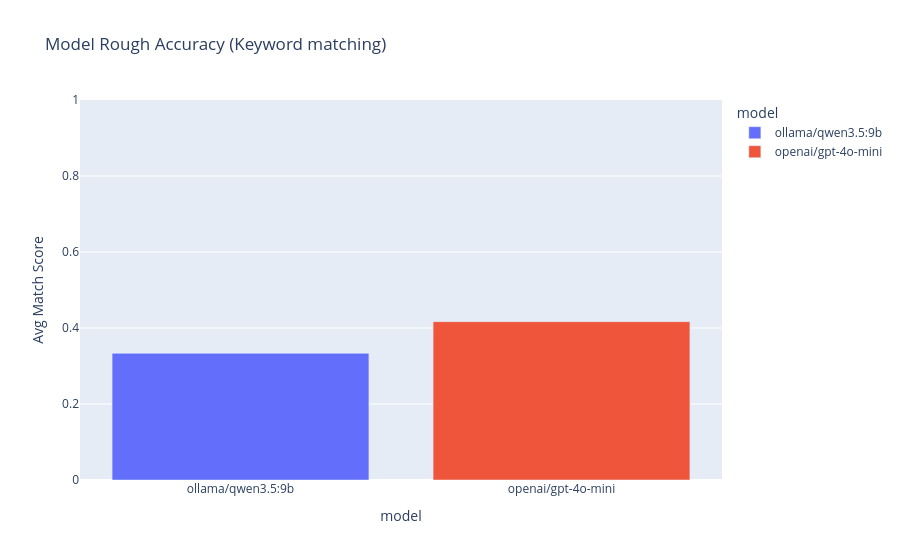

The code cell stored with this chart in its notebook:
### Code cell
# 4. Simple Accuracy Metric (Human-in-the-loop candidate)
import re

def simple_score(row):
    gt = str(row['ground_truth'])
    answer = str(row['answer'])
    # Extract numbers or key substrings
    numbers = re.findall(r"\d+(?:[.,]\d+)?", gt)
    if not numbers:
        return 1 if gt.lower() in answer.lower() else 0
    
    match_count = sum(1 for n in numbers if n in answer)
    return match_count / len(numbers) if numbers else 0

if not results_df.empty:
    results_df['rough_score'] = results_df.apply(simple_score, axis=1)
    
    summary = results_df.groupby('model')['rough_score'].mean().reset_index()
    fig = px.bar(summary, x='model', y='rough_score', title="Model Rough Accuracy (Keyword matching)",
                 labels={'rough_score': 'Avg Match Score'}, color='model', range_y=[0, 1])
    fig.show()

### Figure 1 — Plotly figure (JSON) as saved in the notebook; plotly's stock layout.template omitted (floating-point values rounded to 4 significant figures)
{"data": [{"hovertemplate": "model=%{x}<br>Avg Match Score=%{y}<extra></extra>", "legendgroup": "ollama/qwen3.5:9b", "marker": {"color": "#636efa", "pattern": {"shape": ""}}, "name": "ollama/qwen3.5:9b", "orientation": "v", "showlegend": true, "textposition": "auto", "type": "bar", "x": ["ollama/qwen3.5:9b"], "xaxis": "x", "y": [0.3333], "yaxis": "y"}, {"hovertemplate": "model=%{x}<br>Avg Match Score=%{y}<extra></extra>", "legendgroup": "openai/gpt-4o-mini", "marker": {"color": "#EF553B", "pattern": {"shape": ""}}, "name": "openai/gpt-4o-mini", "orientation": "v", "showlegend": true, "textposition": "auto", "type": "bar", "x": ["openai/gpt-4o-mini"], "xaxis": "x", "y": [0.4167], "yaxis": "y"}], "layout": {"barmode": "relative", "legend": {"title": {"text": "model"}, "tracegroupgap": 0}, "title": {"text": "Model Rough Accuracy (Keyword matching)"}, "xaxis": {"anchor": "y", "categoryarray": ["ollama/qwen3.5:9b", "openai/gpt-4o-mini"], "categoryorder": "array", "domain": [0, 1], "title": {"text": "model"}}, "yaxis": {"anchor": "x", "domain": [0, 1], "range": [0, 1], "title": {"text": "Avg Match Score"}}}}
